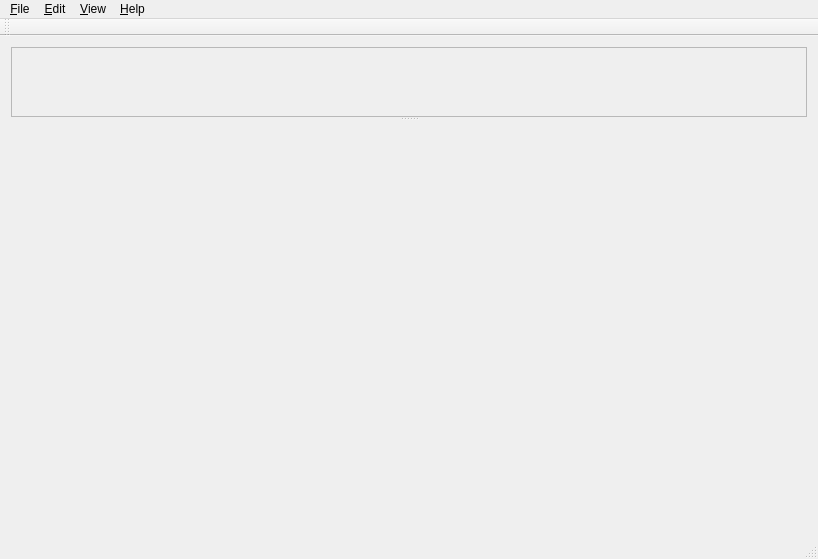
<?xml version="1.0" encoding="UTF-8"?>
<ui version="4.0">
 <class>MainWindow</class>
 <widget class="QMainWindow" name="MainWindow">
  <property name="geometry">
   <rect>
    <x>0</x>
    <y>0</y>
    <width>818</width>
    <height>559</height>
   </rect>
  </property>
  <property name="mouseTracking">
   <bool>false</bool>
  </property>
  <property name="windowTitle">
   <string>Toney</string>
  </property>
  <widget class="QWidget" name="centralWidget">
   <property name="mouseTracking">
    <bool>false</bool>
   </property>
   <layout class="QVBoxLayout" name="verticalLayout">
    <item>
     <widget class="QSplitter" name="splitter">
      <property name="orientation">
       <enum>Qt::Vertical</enum>
      </property>
      <widget class="QScrollArea" name="scrollArea">
       <property name="mouseTracking">
        <bool>false</bool>
       </property>
       <property name="widgetResizable">
        <bool>true</bool>
       </property>
       <widget class="ClusterBox" name="scrollAreaWidgetContents">
        <property name="geometry">
         <rect>
          <x>0</x>
          <y>0</y>
          <width>796</width>
          <height>71</height>
         </rect>
        </property>
        <property name="mouseTracking">
         <bool>false</bool>
        </property>
       </widget>
      </widget>
      <widget class="Pool" name="poolWidget" native="true"/>
     </widget>
    </item>
   </layout>
  </widget>
  <widget class="QMenuBar" name="menuBar">
   <property name="geometry">
    <rect>
     <x>0</x>
     <y>0</y>
     <width>818</width>
     <height>20</height>
    </rect>
   </property>
   <widget class="QMenu" name="menuFile">
    <property name="title">
     <string>&amp;File</string>
    </property>
    <addaction name="action_Open"/>
    <addaction name="action_Open_Directory"/>
    <addaction name="separator"/>
    <addaction name="action_Save"/>
    <addaction name="separator"/>
    <addaction name="action_Exit"/>
   </widget>
   <widget class="QMenu" name="menu_Edit">
    <property name="title">
     <string>&amp;Edit</string>
    </property>
    <addaction name="action_Add_cluster"/>
   </widget>
   <widget class="QMenu" name="menu_View">
    <property name="title">
     <string>&amp;View</string>
    </property>
    <addaction name="action_Show_Frame_ID"/>
    <addaction name="action_Show_Speaker_ID"/>
    <addaction name="action_Resize_Column_Width"/>
    <addaction name="action_Playback_Delay"/>
   </widget>
   <widget class="QMenu" name="menu_Help">
    <property name="title">
     <string>&amp;Help</string>
    </property>
    <addaction name="action_help"/>
   </widget>
   <addaction name="menuFile"/>
   <addaction name="menu_Edit"/>
   <addaction name="menu_View"/>
   <addaction name="menu_Help"/>
  </widget>
  <widget class="QToolBar" name="mainToolBar">
   <attribute name="toolBarArea">
    <enum>TopToolBarArea</enum>
   </attribute>
   <attribute name="toolBarBreak">
    <bool>false</bool>
   </attribute>
  </widget>
  <widget class="QStatusBar" name="statusBar"/>
  <action name="action_Exit">
   <property name="text">
    <string>E&amp;xit</string>
   </property>
  </action>
  <action name="action_Open">
   <property name="text">
    <string>&amp;Open</string>
   </property>
  </action>
  <action name="action_Add_cluster">
   <property name="text">
    <string>&amp;Add Cluster</string>
   </property>
  </action>
  <action name="action_Save">
   <property name="enabled">
    <bool>false</bool>
   </property>
   <property name="text">
    <string>&amp;Save</string>
   </property>
  </action>
  <action name="action_Show_Frame_ID">
   <property name="checkable">
    <bool>true</bool>
   </property>
   <property name="text">
    <string>Show &amp;Frame ID</string>
   </property>
  </action>
  <action name="action_Show_Speaker_ID">
   <property name="checkable">
    <bool>true</bool>
   </property>
   <property name="text">
    <string>Show &amp;Speaker ID</string>
   </property>
  </action>
  <action name="action_Playback_Delay">
   <property name="checkable">
    <bool>true</bool>
   </property>
   <property name="checked">
    <bool>true</bool>
   </property>
   <property name="text">
    <string>Playback &amp;Delay</string>
   </property>
  </action>
  <action name="action_Open_Directory">
   <property name="text">
    <string>Open &amp;Directory</string>
   </property>
  </action>
  <action name="action_Resize_Column_Width">
   <property name="text">
    <string>Fit Column &amp;Width</string>
   </property>
  </action>
  <action name="action_help">
   <property name="text">
    <string>User Documentation</string>
   </property>
  </action>
 </widget>
 <layoutdefault spacing="6" margin="11"/>
 <customwidgets>
  <customwidget>
   <class>ClusterBox</class>
   <extends>QWidget</extends>
   <header>clusterbox.h</header>
   <container>1</container>
  </customwidget>
  <customwidget>
   <class>Pool</class>
   <extends>QWidget</extends>
   <header location="global">pool.h</header>
   <container>1</container>
  </customwidget>
 </customwidgets>
 <resources/>
 <connections/>
</ui>
